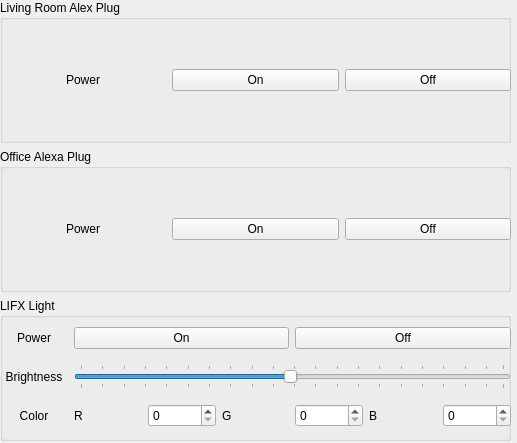
<?xml version="1.0" encoding="UTF-8"?>
<ui version="4.0">
 <class>Form</class>
 <widget class="QWidget" name="Form">
  <property name="geometry">
   <rect>
    <x>0</x>
    <y>0</y>
    <width>517</width>
    <height>443</height>
   </rect>
  </property>
  <property name="windowTitle">
   <string>Form</string>
  </property>
  <widget class="QWidget" name="gridLayoutWidget">
   <property name="geometry">
    <rect>
     <x>0</x>
     <y>0</y>
     <width>511</width>
     <height>441</height>
    </rect>
   </property>
   <layout class="QGridLayout" name="gridLayout">
    <item row="2" column="0">
     <widget class="QGroupBox" name="groupBox_3">
      <property name="title">
       <string>LIFX Light</string>
      </property>
      <widget class="QWidget" name="gridLayoutWidget_6">
       <property name="geometry">
        <rect>
         <x>0</x>
         <y>20</y>
         <width>511</width>
         <height>121</height>
        </rect>
       </property>
       <layout class="QGridLayout" name="gridLayout_6">
        <item row="2" column="3">
         <widget class="QLabel" name="label_9">
          <property name="text">
           <string>G</string>
          </property>
         </widget>
        </item>
        <item row="2" column="0">
         <widget class="QLabel" name="label_7">
          <property name="text">
           <string>Color</string>
          </property>
          <property name="alignment">
           <set>Qt::AlignCenter</set>
          </property>
         </widget>
        </item>
        <item row="0" column="0">
         <widget class="QLabel" name="label">
          <property name="text">
           <string>Power</string>
          </property>
          <property name="alignment">
           <set>Qt::AlignCenter</set>
          </property>
         </widget>
        </item>
        <item row="1" column="0">
         <widget class="QLabel" name="label_6">
          <property name="text">
           <string>Brightness</string>
          </property>
          <property name="alignment">
           <set>Qt::AlignCenter</set>
          </property>
         </widget>
        </item>
        <item row="2" column="4">
         <widget class="QSpinBox" name="spinBox_2"/>
        </item>
        <item row="2" column="1">
         <widget class="QLabel" name="label_8">
          <property name="text">
           <string>R</string>
          </property>
         </widget>
        </item>
        <item row="2" column="5">
         <widget class="QLabel" name="label_10">
          <property name="text">
           <string>B</string>
          </property>
         </widget>
        </item>
        <item row="2" column="2">
         <widget class="QSpinBox" name="spinBox"/>
        </item>
        <item row="2" column="6">
         <widget class="QSpinBox" name="spinBox_3"/>
        </item>
        <item row="0" column="4" colspan="3">
         <widget class="QPushButton" name="pushButton_10">
          <property name="text">
           <string>Off</string>
          </property>
         </widget>
        </item>
        <item row="0" column="1" colspan="3">
         <widget class="QPushButton" name="pushButton_9">
          <property name="text">
           <string>On</string>
          </property>
         </widget>
        </item>
        <item row="1" column="1" colspan="6">
         <widget class="QSlider" name="horizontalSlider">
          <property name="minimum">
           <number>1</number>
          </property>
          <property name="maximum">
           <number>100</number>
          </property>
          <property name="sliderPosition">
           <number>50</number>
          </property>
          <property name="orientation">
           <enum>Qt::Horizontal</enum>
          </property>
          <property name="invertedAppearance">
           <bool>false</bool>
          </property>
          <property name="invertedControls">
           <bool>false</bool>
          </property>
          <property name="tickPosition">
           <enum>QSlider::TicksBothSides</enum>
          </property>
          <property name="tickInterval">
           <number>5</number>
          </property>
         </widget>
        </item>
       </layout>
      </widget>
     </widget>
    </item>
    <item row="0" column="0">
     <widget class="QGroupBox" name="groupBox">
      <property name="title">
       <string>Living Room Alex Plug</string>
      </property>
      <widget class="QWidget" name="gridLayoutWidget_2">
       <property name="geometry">
        <rect>
         <x>0</x>
         <y>20</y>
         <width>511</width>
         <height>121</height>
        </rect>
       </property>
       <layout class="QGridLayout" name="gridLayout_2">
        <item row="0" column="1">
         <widget class="QPushButton" name="pushButton">
          <property name="text">
           <string>On</string>
          </property>
         </widget>
        </item>
        <item row="0" column="0">
         <widget class="QLabel" name="label_2">
          <property name="text">
           <string>Power</string>
          </property>
          <property name="alignment">
           <set>Qt::AlignCenter</set>
          </property>
         </widget>
        </item>
        <item row="0" column="2">
         <widget class="QPushButton" name="pushButton_2">
          <property name="text">
           <string>Off</string>
          </property>
         </widget>
        </item>
       </layout>
      </widget>
     </widget>
    </item>
    <item row="1" column="0">
     <widget class="QGroupBox" name="groupBox_2">
      <property name="title">
       <string>Office Alexa Plug</string>
      </property>
      <widget class="QWidget" name="gridLayoutWidget_5">
       <property name="geometry">
        <rect>
         <x>0</x>
         <y>20</y>
         <width>511</width>
         <height>121</height>
        </rect>
       </property>
       <layout class="QGridLayout" name="gridLayout_5">
        <item row="0" column="0">
         <widget class="QLabel" name="label_5">
          <property name="text">
           <string>Power</string>
          </property>
          <property name="alignment">
           <set>Qt::AlignCenter</set>
          </property>
         </widget>
        </item>
        <item row="0" column="1">
         <widget class="QPushButton" name="pushButton_7">
          <property name="text">
           <string>On</string>
          </property>
         </widget>
        </item>
        <item row="0" column="2">
         <widget class="QPushButton" name="pushButton_8">
          <property name="text">
           <string>Off</string>
          </property>
         </widget>
        </item>
       </layout>
      </widget>
     </widget>
    </item>
   </layout>
  </widget>
 </widget>
 <resources/>
 <connections/>
</ui>
